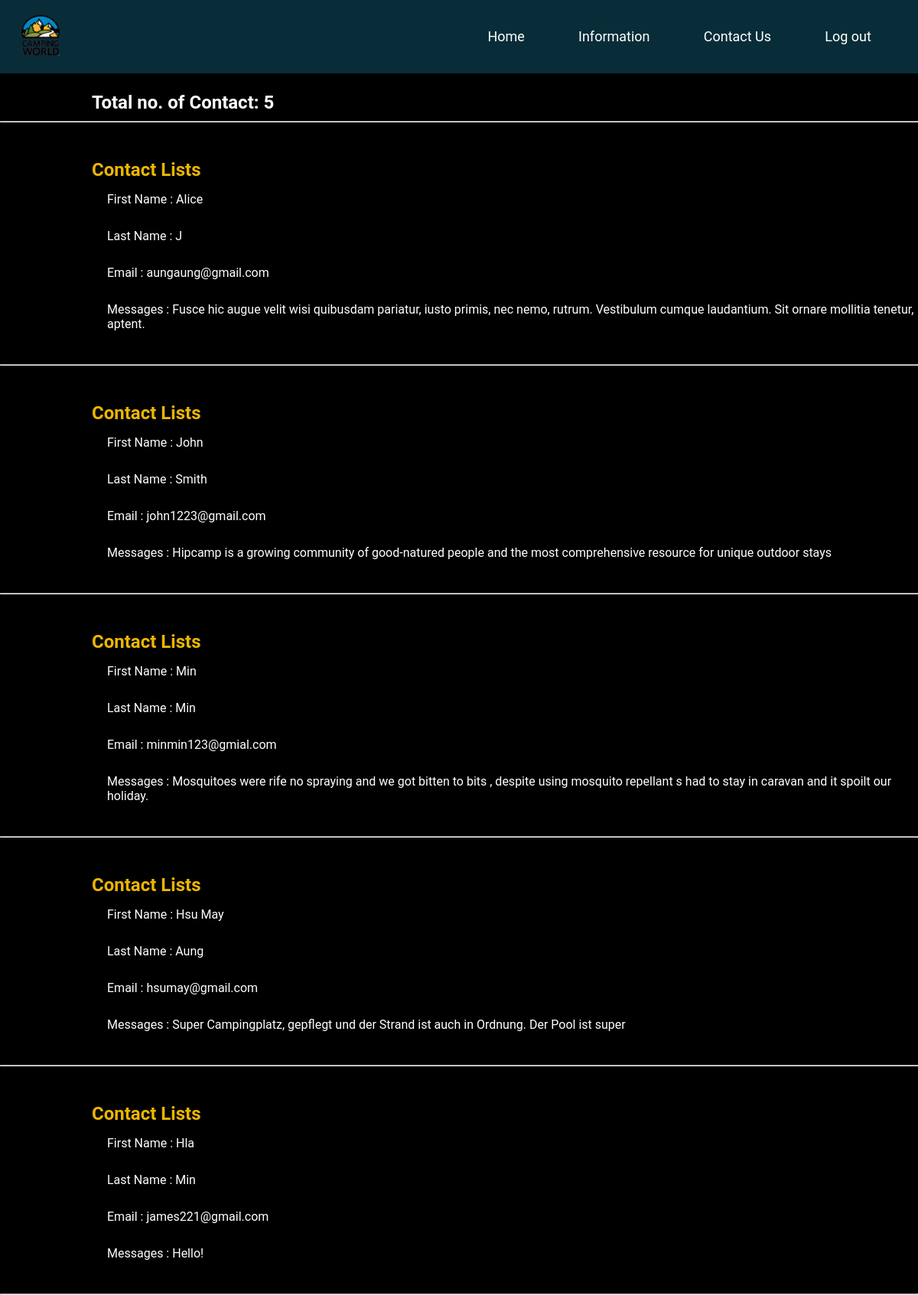
The page /contact_list.php on the database its author committed.
### tables this page shows
CREATE TABLE `contact` (
  `id` int(11) NOT NULL,
  `first_name` varchar(100) NOT NULL,
  `email` varchar(100) NOT NULL,
  `message` text NOT NULL,
  `last_name` varchar(200) NOT NULL
);

### contact_list.php (the view, shortened to what this page needs)
<!DOCTYPE html>
<html>
<head>
	<link rel="stylesheet" href="./CSS/style.css?<?php echo time();?>">
</head>
<body class='R'>
<section class="header" id="home">
            <nav>
                <a href="#home"><img src="./Images/logo2.png" class="logo" alt="logo" title="camping world"></a>
                <div class="nav-links">
                    <ul>
						<li><a href="adminmenu.php">Home</a></li>
                        <li><a href="camping_list.php">Information</a></li>
						<li><a href="contactus.php">Contact Us</a></li>
                        <li><a href="logout.php">Log out</a></li>
                    </ul>
                </div>
            </nav>
	<?php
		include("connection.php");
		$sql="select * from contact";
		$result=mysqli_query($connection,$sql);
		$num_rows=mysqli_num_rows($result);
		echo "<div class='to'>";
		echo "<h2>Total no. of Contact: <span>".$num_rows."</span></h2><hr>";
		echo "</div>";
		for($i = 0; $i < $num_rows; $i++)
		{
			$record=mysqli_fetch_assoc($result);
			echo "<div class='contactlist'>";
			echo "<h2><span>Contact Lists</span></h2>";
			echo "<p> First Name : ".$record['first_name']. "</p>";
			echo "<p>Last Name : ".$record['last_name']. "</p>";
			echo "<p>Email : ".$record['email']. "</p>";
            echo "<p>Messages : ".$record['message']. "</p>";
			echo "</div><br><hr>";
		}
	 ?>
</body>
</html>

### CSS/style.css (style rules this page uses)
* { margin: 0; padding: 0; font-family: 'Roboto', sans-serif; text-decoration: none; list-style: none; scroll-behavior: smooth; }
body { background-color: #ffffff; }
.header { position: relative; z-index: 1; width: 100%; height: 100vh; }
nav { width: 100%; position: fixed; background-color: rgb(8, 45, 56); box-shadow: 5px 5px 30px rgba(0, 0, 0, 15%); display: flex; align-items: center; justify-content: space-between; }
nav .logo { width: 60px; margin: 2vh; margin-left: 30%; }
.nav-links { flex: 1; text-align: right; }
.nav-links ul li { list-style: none; display: inline-block; padding: 10px 5px; position: relative; margin-right: 5%; }
.nav-links ul li a { color: #ffffff; text-decoration: none; font-size: 18px; }
.nav-links ul li ::after { content: ''; width: 0%; height: 2px; background: #f44336; display: block; margin: auto; transition: 0.5s; }
p { padding-bottom: 2%; color: rgb(22, 6, 252); }
p { text-align: center; }
hr { color: #e27802; background-color: #e27802; }
.R { background-color: black; font-family: "Gill Sans", sans-serif; }
.contactlist h2 { margin-top: 4%; padding-bottom: 10px; margin-left: 10%; }
.contactlist span { color: #ecb602; }
.contactlist p { text-align: left; color: white; padding-top: 5px; margin-left: 140px; }
.to h2 { padding-top: 10%; color: #fff; margin-left: 10%; padding-bottom: 10px; }

### rows shown on the page
contact: first_name "Alice", last_name "J", email "aungaung@gmail.com", message "Fusce hic augue velit wisi quibusdam pariatur, iusto primis, nec nemo, rutrum. Vestibulum cumque laudantium. Sit ornare mollitia tenetur, aptent."
contact: first_name "John", last_name "Smith", email "john1223@gmail.com", message "Hipcamp is a growing community of good-natured people and the most comprehensive resource for unique outdoor stays"
contact: first_name "Min", last_name "Min", email "minmin123@gmial.com", message "Mosquitoes were rife no spraying and we got bitten to bits , despite using mosquito repellant s had to stay in caravan and it spoilt our holiday."
contact: first_name "Hsu May", last_name "Aung", email "hsumay@gmail.com", message "Super Campingplatz, gepflegt und der Strand ist auch in Ordnung. Der Pool ist super"
contact: first_name "Hla", last_name "Min", email "james221@gmail.com", message "Hello!"

### other values the page prints
$num_rows "5"
